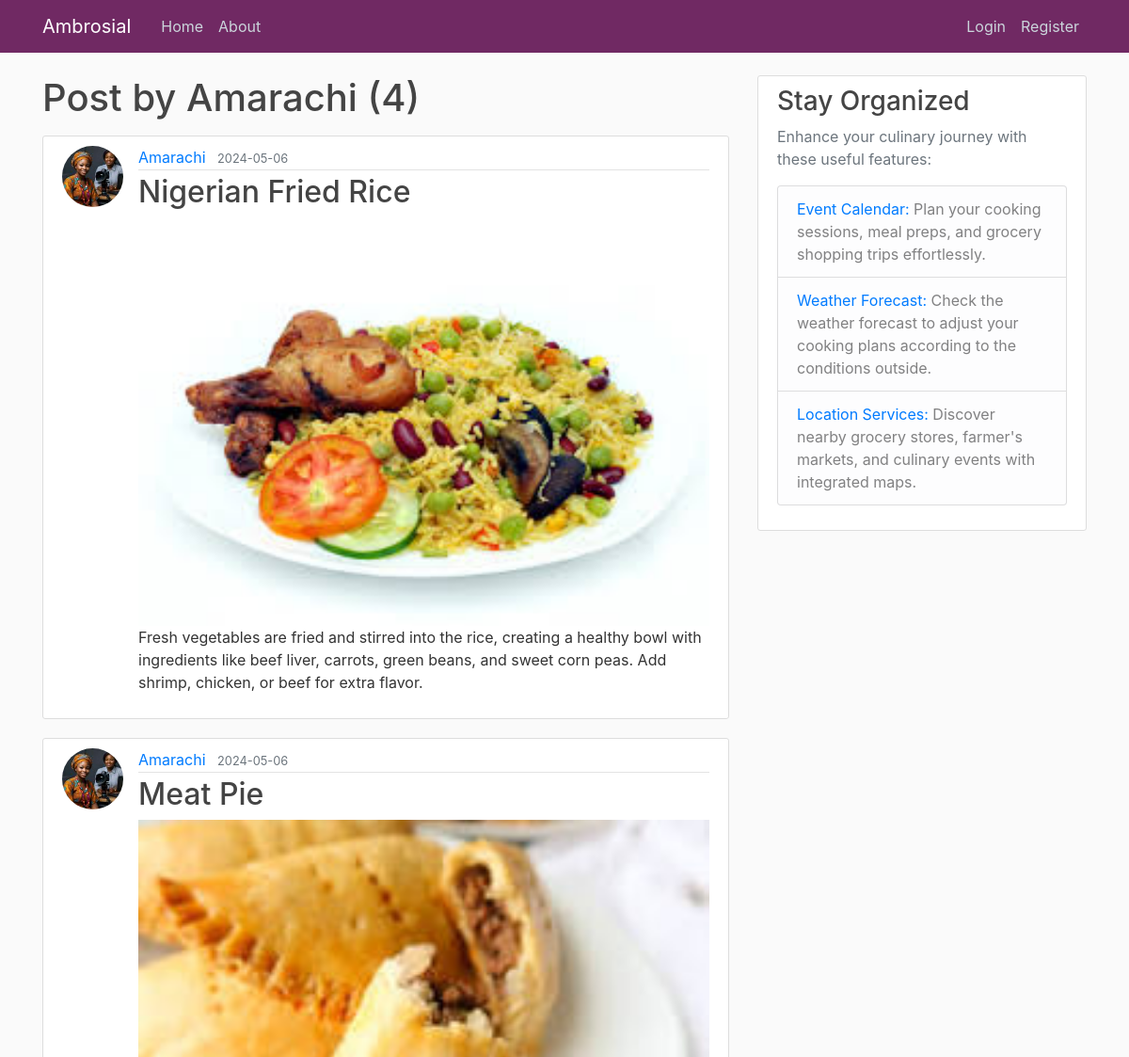
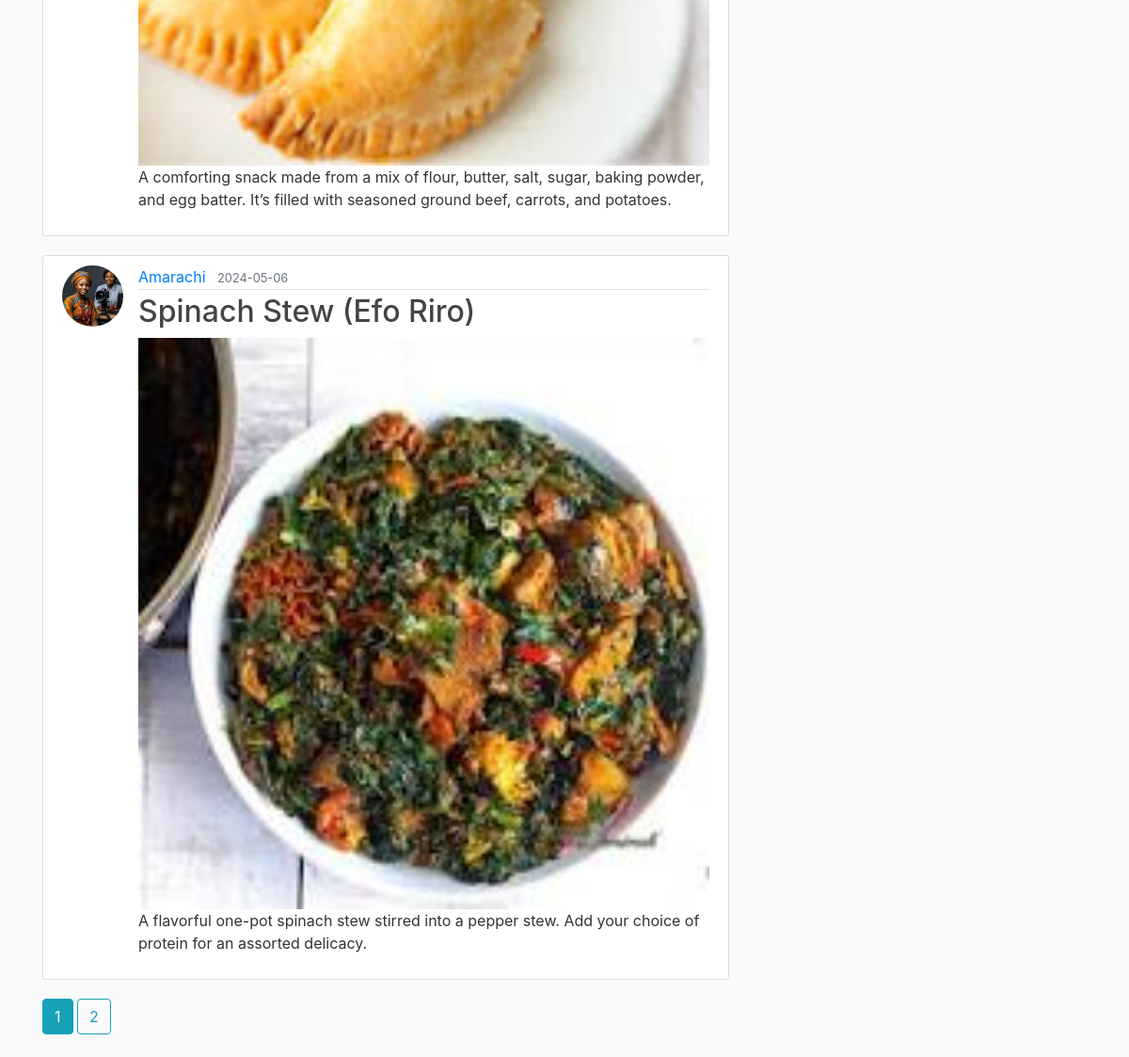
The page /user/Amarachi on the database its author committed (2 pictures, top to bottom).
### flask_ambrosial/models.py (models this page shows, shortened)
class User(db.Model, UserMixin):
    id = db.Column(db.Integer, primary_key=True)
    username = db.Column(db.String(20), unique=True, nullable=False)
    email = db.Column(db.String(120), unique=True, nullable=False)
    image_file = db.Column(db.String(20),
                           nullable=False, default='default.jpg')
    password = db.Column(db.String(60), nullable=False)
    """ Relationship with Post model, one-to-many
    relationship (one user can have multiple posts) """
    posts = db.relationship('Post', backref='author', lazy=True)

class Post(db.Model):
    id = db.Column(db.Integer, primary_key=True)
    title = db.Column(db.String(100), nullable=False)
    date_posted = db.Column(db.DateTime,
                            nullable=False,
                            default=datetime.now(timezone.utc))
    content = db.Column(db.Text, nullable=False)
    user_id = db.Column(db.Integer, db.ForeignKey('user.id'), nullable=False)
    image_filename = db.Column(db.String(100), nullable=False)

### flask_ambrosial/users/routes.py (the view)
@users.route("/user/<string:username>")
def user_posts(username):
    page = request.args.get('page', 1, type=int)
    user = User.query.filter_by(username=username).first_or_404()
    posts = Post.query.filter_by(author=user)\
        .order_by(Post.date_posted.desc())\
        .paginate(page=page, per_page=3)
    image_files = []
    for post in posts:
        image_files.append(url_for('static', filename='post_pics/' + post.image_filename))
    return render_template('user_posts.html', posts=posts, image_files=image_files, user=user)

### flask_ambrosial/templates/user_posts.html
{% extends "layout.html" %}
{% block content %}
    <h1 class="mb-3">Post by {{ user.username }} ({{ posts.total }})</h1>
    {% for post in posts.items %}
        <article class="media content-section">
            <img class="rounded-circle article-img" src="{{ url_for('static', filename='profile_pics/' + post.author.image_file) }}">
            <div class="media-body">
                <div class="article-metadata">
                    <a class="mr-2" href="{{ url_for('users.user_posts', username=post.author.username) }}">{{ post.author.username }}</a>
                    <small class="text-muted">{{ post.date_posted.strftime('%Y-%m-%d') }}</small>
                </div>
                <h2><a class="article-title" href="{{ url_for('posts.post', post_id=post.id) }}">{{ post.title }}</a></h2>
                {% if post.image_filename %}
                    <img src="{{ url_for('static', filename='post_pics/' + post.image_filename) }}" alt="{{ post.title }}" style="width:100%; border:none;">
                {% endif %}
                <p class="article-content">{{ post.content }}</p>
            </div>
        </article>
    {% endfor %}
    {% for page_num in posts.iter_pages(left_edge=1, right_edge=1, left_current=1, right_current=2) %}
        {% if page_num %}
            {% if posts.page == page_num %}
                <a class="btn btn-info mb-4" href="{{ url_for('users.user_posts', username=user.username, page=page_num) }}">{{ page_num }}</a>
            {% else %}
                <a class="btn btn-outline-info mb-4" href="{{ url_for('users.user_posts', username=user.username, page=page_num) }}">{{ page_num }}</a>
            {% endif %}
        {% endif %}
    {% endfor %}
{% endblock content %}

### flask_ambrosial/static/main.css (style rules this page uses)
body { background: #fafafa; color: #333333; margin-top: 5rem; }
h1, h2, h3, h4, h5, h6 { color: #444444; }
.content-section { background: #ffffff; padding: 10px 20px; border: 1px solid #dddddd; border-radius: 3px; margin-bottom: 20px; }
.article-title { color: #444444; }
.article-content { white-space: pre-line; }
.article-img { height: 65px; width: 65px; margin-right: 16px; }
.article-metadata { padding-bottom: 1px; margin-bottom: 4px; border-bottom: 1px solid #e3e3e3; }

### rows shown on the page
User: username "Amarachi"
Post: image_file (picture), author.username "Amarachi", date_posted "2024-05-06", title "Nigerian Fried Rice", image_filename (picture), content "Fresh vegetables are fried and stirred into the rice, creating a healthy bowl with ingredients like beef liver, carrots, green beans, and sweet corn peas. Add shrimp, chicken, or beef for extra flavor."
Post: image_file (picture), author.username "Amarachi", date_posted "2024-05-06", title "Meat Pie", image_filename (picture), content "A comforting snack made from a mix of flour, butter, salt, sugar, baking powder, and egg batter. It’s filled with seasoned ground beef, carrots, and potatoes."
Post: image_file (picture), author.username "Amarachi", date_posted "2024-05-06", title "Spinach Stew (Efo Riro)", image_filename (picture), content "A flavorful one-pot spinach stew stirred into a pepper stew. Add your choice of protein for an assorted delicacy."

### other values the page prints
{{ posts.total }} "4"
{{ page_num }} "1"
{{ page_num }} "2"
